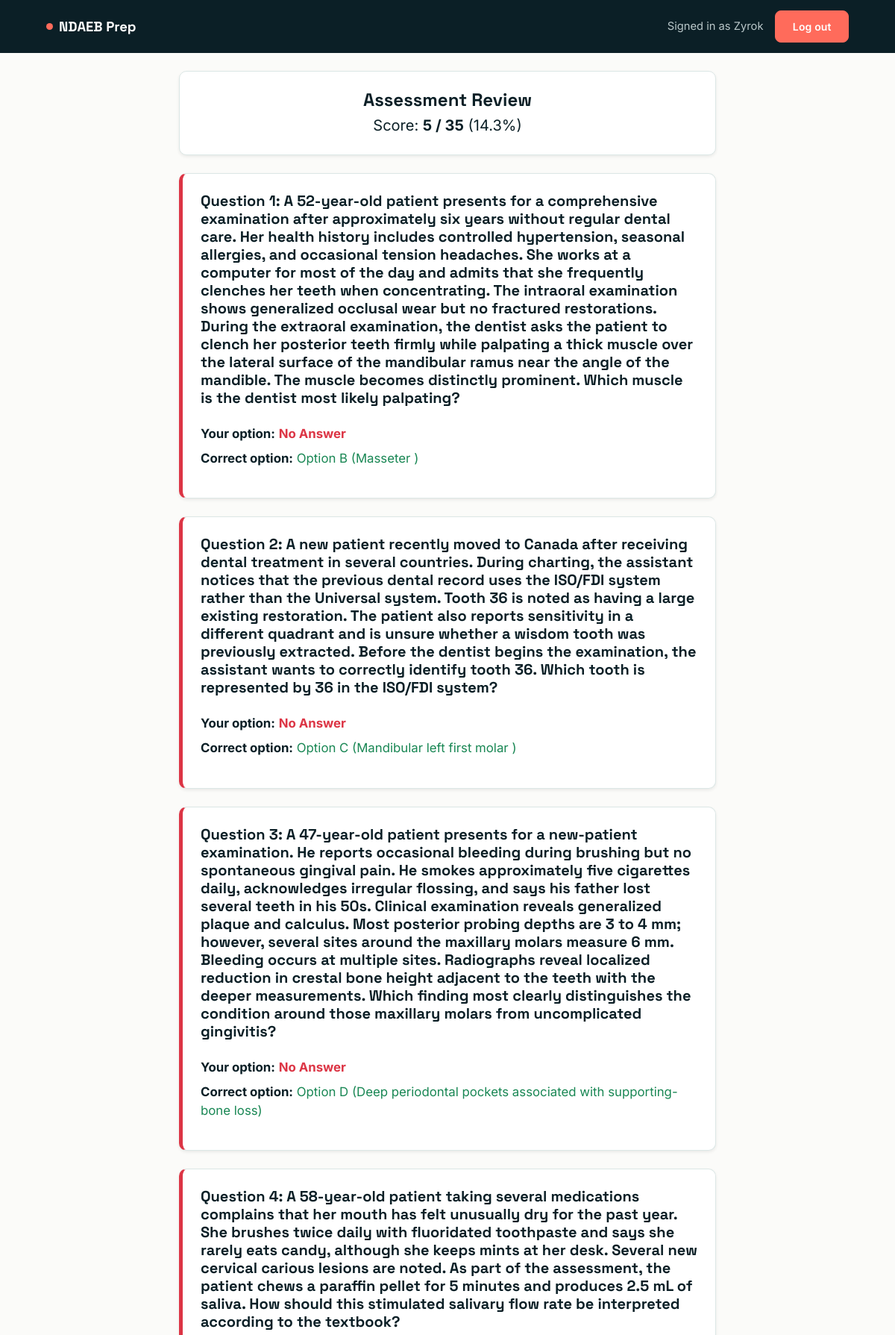
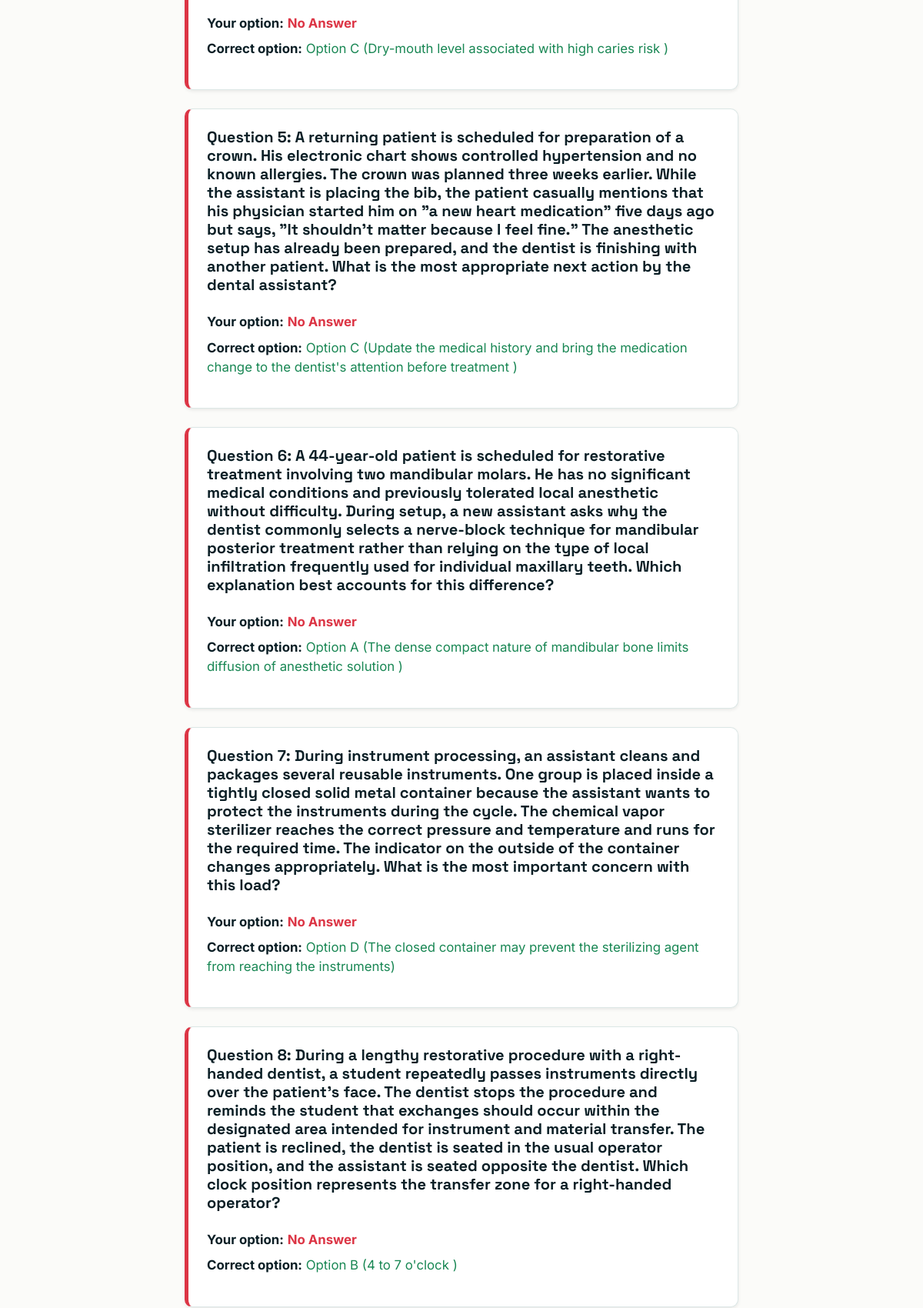
/exam/review/1/ (signed in, upper part), run on the app's committed database (2 pictures, top to bottom).
### main/models.py (models this page shows, shortened)
class ExamAttempt(models.Model):
    user = models.ForeignKey(User, on_delete=models.CASCADE, related_name='attempts')
    score = models.IntegerField()
    total_questions = models.IntegerField()
    percentage = models.FloatField()
    user_answers = models.JSONField(default=dict, blank=True)  # Stores {"question_id": "selected_option"}
    date_taken = models.DateTimeField(auto_now_add=True)

class Question(models.Model):
    question = models.TextField()
    option_a = models.CharField(max_length=255)
    option_b = models.CharField(max_length=255)
    option_c = models.CharField(max_length=255)
    option_d = models.CharField(max_length=255)
    correct_option = models.CharField(max_length=1, choices=[('A', 'A'), ('B', 'B'), ('C', 'C'), ('D', 'D')])
    explanation = models.TextField(blank=True, help_text="Key note explanation shown during review.")

### main/views.py (the view)
# urls.py: path('exam/review/<int:attempt_id>/', views.exam_review_view, name='exam_review'),
@login_required
def exam_review_view(request, attempt_id):
    attempt = get_object_or_404(ExamAttempt, id=attempt_id, user=request.user)
    questions = Question.objects.all().order_by('id')
    for q in questions:
        q.user_answer = attempt.user_answers.get(str(q.id))
    context = {
        'questions': questions,
        'is_review': True,
        'score': attempt.score,
        'total': attempt.total_questions,
        'percentage': attempt.percentage,
        'attempt': attempt,
    }
    return render(request, 'exam.html', context)

### templates/exam.html (shortened to what this page needs)
{% extends 'base.html' %}
{% block content %}
<div class="exam-shell">
  {% if is_review %}
    <div class="surface-card p-4 mb-4 text-center shadow-sm">
      <h4 class="fw-bold mb-1">Assessment Review</h4>
      <p class="fs-5 mb-0">
        Score: <strong class="text-teal">{{ score }} / {{ total }}</strong> ({{ percentage }}%)
      </p>
    </div>
    {% if questions %}
      {% for question in questions %}
        <div class="surface-card p-4 mb-4 shadow-sm" style="border-left: 5px solid {% if question.user_answer == question.correct_option %}#198754{% else %}#dc3545{% endif %};">
          <h5 class="fw-bold mb-4">Question {{ forloop.counter }}: {{ question.question }}</h5>
          <div class="mb-3" style="font-size: 1.05rem;">
            <p class="mb-2">
              <strong>Your option:</strong>
              {% if not question.user_answer %}
                <span style="color: #dc3545; font-weight: bold;">No Answer</span>
              {% endif %}
            </p>
            <p class="mb-0">
              <strong>Correct option:</strong>
              <span style="color: #198754;">
                Option {{ question.correct_option }}
                ({% if question.correct_option == 'A' %}{{ question.option_a }}
                 {% elif question.correct_option == 'B' %}{{ question.option_b }}
                 {% elif question.correct_option == 'C' %}{{ question.option_c }}
                 {% elif question.correct_option == 'D' %}{{ question.option_d }}{% endif %})
              </span>
            </p>
          </div>
        </div>
      {% endfor %}
    {% endif %}
  {% endif %}
</div>
{% endblock %}

### templates/base.html (shortened to what this page needs)
<!DOCTYPE html>
<html lang="en">
  <head>
    <link href="https://cdn.jsdelivr.net/npm/bootstrap@5.3.0/dist/css/bootstrap.min.css" rel="stylesheet" />
  </head>
  <body>
    {% block layout %}
      <nav class="app-nav">
        <div class="container container-app d-flex justify-content-between align-items-center">
          <a class="brand" href="{% url 'dashboard' %}"><span class="dot"></span>NDAEB&nbsp;Prep</a>
          <div class="d-flex align-items-center gap-3">
            {% if user.is_authenticated %}
              <span class="welcome d-none d-sm-inline">Signed in as {{ user.username }}</span>
              <a href="{% url 'logout' %}" class="btn btn-coral btn-sm">Log out</a>
            {% else %}
              <a href="{% url 'index' %}" class="btn btn-coral btn-sm">Log in</a>
            {% endif %}
          </div>
        </div>
      </nav>
      <div class="container container-app pb-5 pt-4">
        {% block content %}
        {% endblock %}
      </div>
    {% endblock %}
  </body>
</html>

### templates/base.html (style rules this page uses)
:root { --ink: #0b1f26; --teal: #0e7c7b; --teal-dark: #0a5d5c; --teal-light: #e8f6f3; --coral: #ff6b5b; --coral-dark: #e5503f; --paper: #fbfbf9; --slate: #5b6b70; --line: #dce7e6; --radius: 10px; }
* { box-sizing: border-box; }
body { font-family: 'Inter', sans-serif; background: var(--paper); color: var(--ink); -webkit-font-smoothing: antialiased; }
h1, h2, h3, h4, h5, .brand-font { font-family: 'Space Grotesk', sans-serif; color: var(--ink); }
a { color: var(--teal-dark); }
.btn { border-radius: 8px; font-weight: 600; padding: 0.6rem 1.4rem; letter-spacing: 0.01em; }
.btn-coral { background: var(--coral); border-color: var(--coral); color: #fff; }
.app-nav { background: var(--ink); padding: 0.9rem 0; }
.app-nav .brand { color: #fff; font-family: 'Space Grotesk', sans-serif; font-weight: 700; font-size: 1.15rem; text-decoration: none; display: flex; align-items: center; gap: 0.5rem; }
.app-nav .brand .dot { width: 9px; height: 9px; border-radius: 50%; background: var(--coral); display: inline-block; }
.app-nav .welcome { color: #b9c7c9; font-size: 0.92rem; }
.surface-card { background: #fff; border: 1px solid var(--line); border-radius: var(--radius); }
.container-app { max-width: 1100px; }

### templates/exam.html (style rules this page uses)
.exam-shell { max-width: 720px; margin: 0 auto; position: relative; }

### data on the page
ExamAttempt: percentage "14.3"
Question: question "A 52-year-old patient presents for a comprehensive examination after approximately six years without regular dental care. Her health history includes controlled hypertension, seasonal allergies, and occasional tension headaches. She works at a computer for most of the day and admits that she frequently clenches her teeth when concentrating. The intraoral examination shows generalized occlusal wear but no fractured restorations. During the extraoral examination, the dentist asks the patient to clench her posterior teeth firmly while palpating a thick muscle over the lateral surface of the mandibular ramus near the angle of the mandible. The muscle becomes distinctly prominent. Which muscle…", shows "No Answer", correct_option "B", option_b "Masseter"
Question: question "A new patient recently moved to Canada after receiving dental treatment in several countries. During charting, the assistant notices that the previous dental record uses the ISO/FDI system rather than the Universal system. Tooth 36 is noted as having a large existing restoration. The patient also reports sensitivity in a different quadrant and is unsure whether a wisdom tooth was previously extracted. Before the dentist begins the examination, the assistant wants to correctly identify tooth 36. Which tooth is represented by 36 in the ISO/FDI system?", shows "No Answer", correct_option "C", option_c "Mandibular left first molar"
Question: question "A 47-year-old patient presents for a new-patient examination. He reports occasional bleeding during brushing but no spontaneous gingival pain. He smokes approximately five cigarettes daily, acknowledges irregular flossing, and says his father lost several teeth in his 50s. Clinical examination reveals generalized plaque and calculus. Most posterior probing depths are 3 to 4 mm; however, several sites around the maxillary molars measure 6 mm. Bleeding occurs at multiple sites. Radiographs reveal localized reduction in crestal bone height adjacent to the teeth with the deeper measurements. Which finding most clearly distinguishes the condition around those maxillary molars from uncomplicated…", shows "No Answer", correct_option "D", option_d "Deep periodontal pockets associated with supporting-bone loss"
Question: question "A 58-year-old patient taking several medications complains that her mouth has felt unusually dry for the past year. She brushes twice daily with fluoridated toothpaste and says she rarely eats candy, although she keeps mints at her desk. Several new cervical carious lesions are noted. As part of the assessment, the patient chews a paraffin pellet for 5 minutes and produces 2.5 mL of saliva. How should this stimulated salivary flow rate be interpreted according to the textbook?", shows "No Answer", correct_option "C", option_c "Dry-mouth level associated with high caries risk"
Question: question "A returning patient is scheduled for preparation of a crown. His electronic chart shows controlled hypertension and no known allergies. The crown was planned three weeks earlier. While the assistant is placing the bib, the patient casually mentions that his physician started him on \"a new heart medication\" five days ago but says, \"It shouldn't matter because I feel fine.\" The anesthetic setup has already been prepared, and the dentist is finishing with another patient. What is the most appropriate next action by the dental assistant?", shows "No Answer", correct_option "C", option_c "Update the medical history and bring the medication change to the dentist's attention before treatment"
Question: question "A 44-year-old patient is scheduled for restorative treatment involving two mandibular molars. He has no significant medical conditions and previously tolerated local anesthetic without difficulty. During setup, a new assistant asks why the dentist commonly selects a nerve-block technique for mandibular posterior treatment rather than relying on the type of local infiltration frequently used for individual maxillary teeth. Which explanation best accounts for this difference?", shows "No Answer", correct_option "A", option_a "The dense compact nature of mandibular bone limits diffusion of anesthetic solution"
Question: question "During instrument processing, an assistant cleans and packages several reusable instruments. One group is placed inside a tightly closed solid metal container because the assistant wants to protect the instruments during the cycle. The chemical vapor sterilizer reaches the correct pressure and temperature and runs for the required time. The indicator on the outside of the container changes appropriately. What is the most important concern with this load?", shows "No Answer", correct_option "D", option_d "The closed container may prevent the sterilizing agent from reaching the instruments"
Question: question "During a lengthy restorative procedure with a right-handed dentist, a student repeatedly passes instruments directly over the patient's face. The dentist stops the procedure and reminds the student that exchanges should occur within the designated area intended for instrument and material transfer. The patient is reclined, the dentist is seated in the usual operator position, and the assistant is seated opposite the dentist. Which clock position represents the transfer zone for a right-handed operator?", shows "No Answer", correct_option "B", option_b "4 to 7 o'clock"

### other printed values
{{ user.username }} "Zyrok"
{{ score }} "5"
{{ total }} "35"
